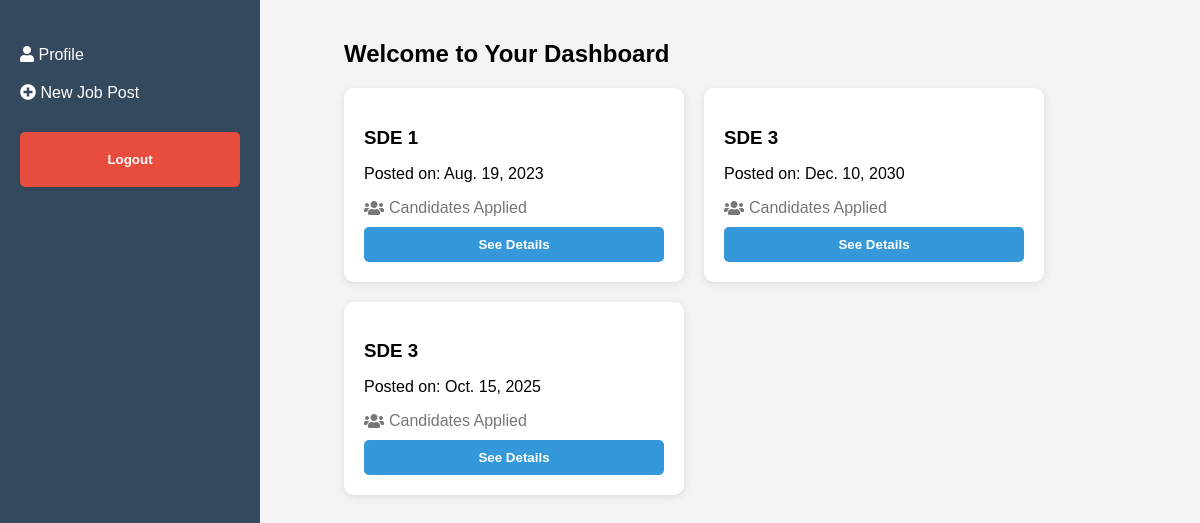
/hrdash/ (signed in), run on the app's committed database.
### hr/models.py (models this page shows)
class JobPost(models.Model):
    user = models.ForeignKey(to=User, on_delete=models.CASCADE)
    title= models.CharField(max_length=200)
    address = models.CharField(max_length=200)
    campanyName = models.CharField(max_length=200)
    salaryLow= models.IntegerField(default=0)
    salaryHigh = models.IntegerField(default=0)
    applycount = models.IntegerField(default=0)
    lastDateToApply = models.DateField()
    def __str__(self) -> str:
        return str(self.title)

### hr/views.py (the view)
# urls.py: path('hrdash/',views.hrHome,name='hrdash'),
@login_required
def hrHome(request):
    jobposts = JobPost.objects.filter(user=request.user)
    print(jobposts)
    return render(request,'hr/hrdashbordh.html',{'jobposts':jobposts})

### hr/templates/hr/hrdashbordh.html (shortened to what this page needs)
<!DOCTYPE html>
<html lang="en">
<head>
  <link rel="stylesheet" href="https://cdnjs.cloudflare.com/ajax/libs/font-awesome/5.15.3/css/all.min.css">
</head>
<body>
  <div class="container">
    {% include "hr/navbar.html" %}
    <div class="content">
      <h2>Welcome to Your Dashboard</h2>
      <div class="job-cards">
        {% for job in jobposts %}
        <div class="job-card">
          <h3>{{job.title}}</h3>
          <p>Posted on: {{job.lastDateToApply}}</p>
          <div class="apply-count">
            <i class="fas fa-users"></i>
            <span>{{job.applyCount}} Candidates Applied</span>
          </div>
          <button class="details-button"><a href="{% url 'candidatedetails' job.id %}" style="text-decoration: none; color: inherit;">See Details</a></button>
        </div>
        {% endfor %}
      </div>
    </div>
  </div>
</body>
</html>

### hr/templates/hr/hrdashbordh.html (style rules this page uses)
body { margin: 0; font-family: Arial, sans-serif; background-color: #f4f4f4; display: flex; min-height: 100vh; }
.container { display: flex; flex-direction: row; }
.content { flex: 1; padding: 20px; margin-left: 4rem; width: 50rem; }
.job-cards { display: flex; flex-wrap: wrap; gap: 20px; margin-top: 20px; }
.job-card { background-color: #ffffff; border-radius: 10px; box-shadow: 0px 2px 8px rgba(0, 0, 0, 0.1); padding: 20px; width: 300px; }
.job-card h3 { margin-bottom: 10px; }
.apply-count { display: flex; align-items: center; margin-bottom: 10px; color: #777777; }
.apply-count i { margin-right: 5px; }
.job-card button { display: block; width: 100%; padding: 10px; background-color: #3498db; border: none; border-radius: 5px; color: white; cursor: pointer; font-weight: bold; transition: background-color 0.3s; }

### data on the page
JobPost: title "SDE 1", lastDateToApply "Aug. 19, 2023"
JobPost: title "SDE 3", lastDateToApply "Dec. 10, 2030"
JobPost: title "SDE 3", lastDateToApply "Oct. 15, 2025"
